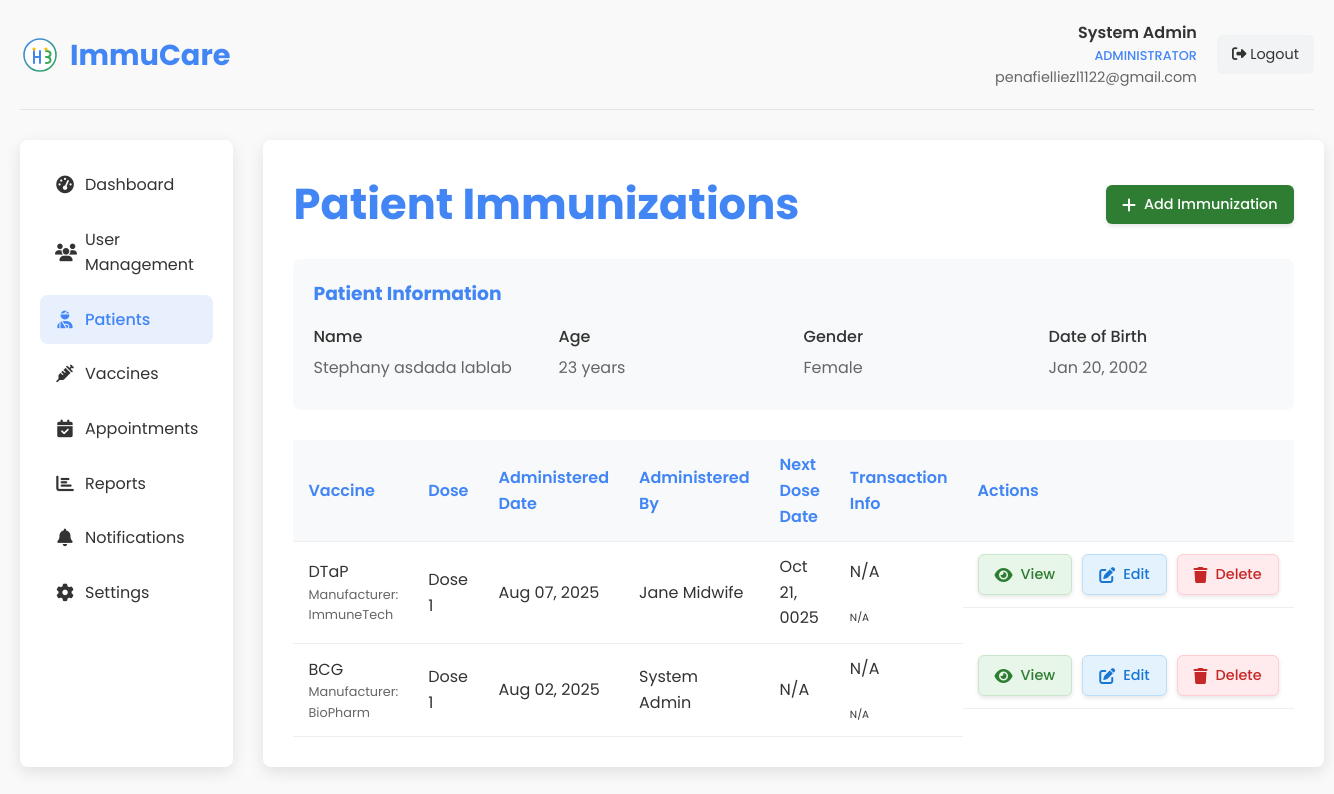
The app's page /admin_immunizations.php?patient_id=12 (signed in), older data.
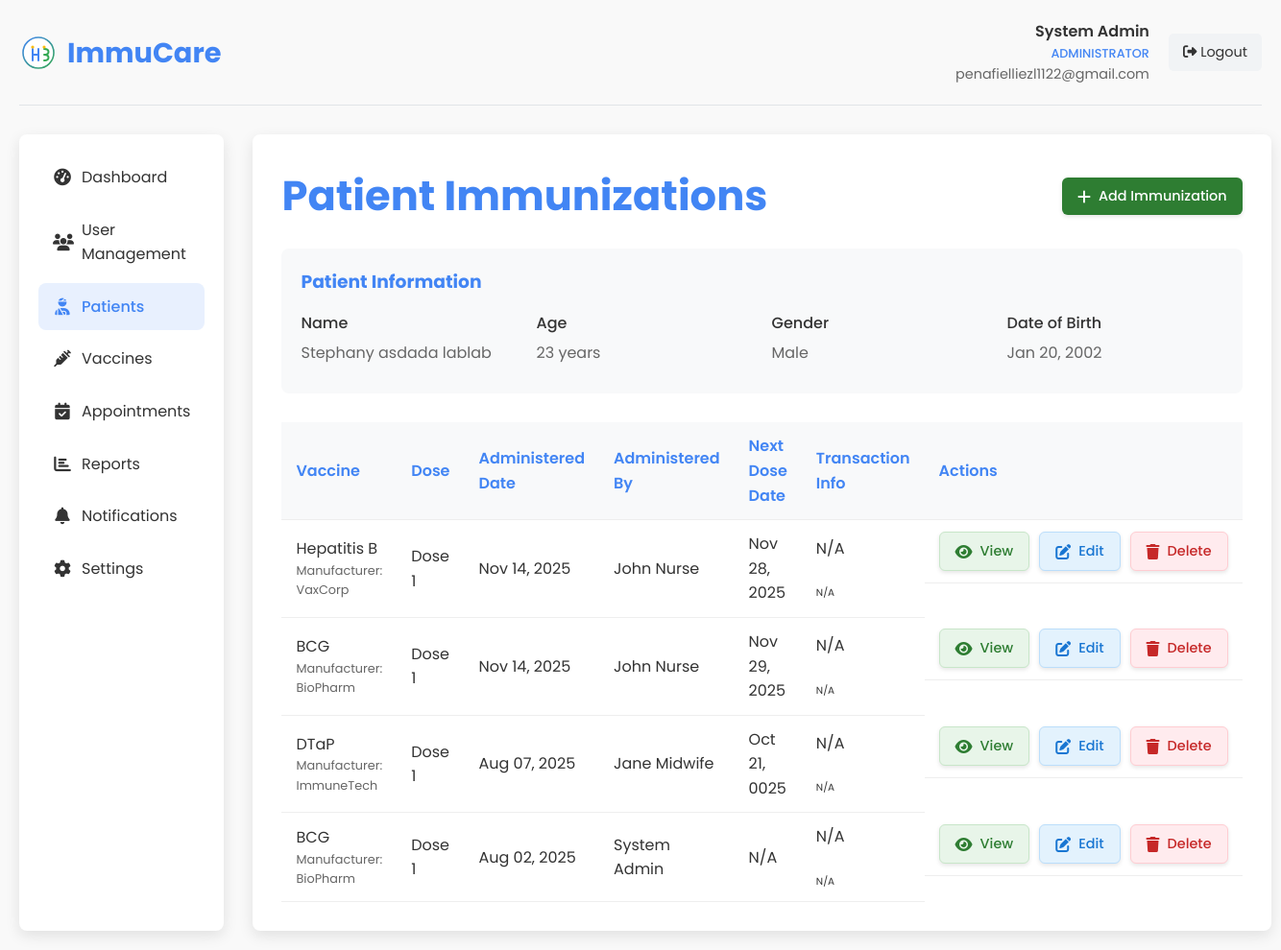
The same page, newer data.
### tables this page shows
CREATE TABLE `patients` (
  `id` int(11) NOT NULL,
  `user_id` int(11) DEFAULT NULL,
  `first_name` varchar(50) NOT NULL,
  `middle_name` varchar(50) DEFAULT NULL,
  `last_name` varchar(50) NOT NULL,
  `date_of_birth` date NOT NULL,
  `gender` enum('male','female','other') NOT NULL,
  `blood_type` varchar(10) DEFAULT NULL COMMENT 'Patient blood type (A+, A-, B+, B-, AB+, AB-, O+, O-)',
  `purok` text NOT NULL,
  `city` varchar(100) NOT NULL,
  `province` varchar(100) NOT NULL,
  `postal_code` varchar(20) DEFAULT NULL,
  `phone_number` varchar(20) DEFAULT NULL,
  `email` varchar(255) DEFAULT NULL,
  `medical_history` text DEFAULT NULL,
  `allergies` text DEFAULT NULL,
  `diagnosis` text DEFAULT NULL COMMENT 'Patient diagnosis information',
  `created_at` datetime NOT NULL,
  `updated_at` timestamp NOT NULL DEFAULT current_timestamp() ON UPDATE current_timestamp()
);

CREATE TABLE `immunizations` (
  `id` int(11) NOT NULL,
  `patient_id` int(11) NOT NULL,
  `vaccine_id` int(11) NOT NULL,
  `administered_by` int(11) NOT NULL,
  `dose_number` int(11) DEFAULT 1,
  `batch_number` varchar(50) DEFAULT NULL,
  `expiration_date` date DEFAULT NULL,
  `administered_date` datetime NOT NULL,
  `next_dose_date` date DEFAULT NULL,
  `location` varchar(100) DEFAULT NULL,
  `diagnosis` text DEFAULT NULL,
  `transaction_id` varchar(100) DEFAULT NULL,
  `transaction_number` varchar(50) DEFAULT NULL,
  `created_at` datetime NOT NULL,
  `updated_at` timestamp NOT NULL DEFAULT current_timestamp() ON UPDATE current_timestamp()
);

CREATE TABLE `vaccines` (
  `id` int(11) NOT NULL,
  `name` varchar(100) NOT NULL,
  `manufacturer` varchar(100) DEFAULT NULL,
  `description` text DEFAULT NULL,
  `recommended_age` varchar(100) DEFAULT NULL,
  `doses_required` int(11) DEFAULT 1,
  `days_between_doses` int(11) DEFAULT NULL,
  `is_active` tinyint(1) DEFAULT 1,
  `created_at` datetime NOT NULL,
  `updated_at` timestamp NOT NULL DEFAULT current_timestamp() ON UPDATE current_timestamp()
);

CREATE TABLE `users` (
  `id` int(11) NOT NULL,
  `role_id` int(11) NOT NULL DEFAULT 4,
  `user_type` enum('admin','midwife','nurse','patient') NOT NULL DEFAULT 'patient',
  `name` varchar(100) NOT NULL,
  `email` varchar(100) NOT NULL,
  `phone` varchar(20) NOT NULL,
  `password` varchar(255) NOT NULL,
  `otp` varchar(6) DEFAULT NULL,
  `otp_expiry` datetime DEFAULT NULL,
  `is_active` tinyint(1) DEFAULT 1,
  `last_login` datetime NOT NULL,
  `created_at` datetime NOT NULL,
  `updated_at` timestamp NOT NULL DEFAULT current_timestamp() ON UPDATE current_timestamp()
);

### transaction_helper.php (called while the page is built, shortened)
<?php
class TransactionHelper {
    public static function formatTransactionId($transaction_id) {
        if (empty($transaction_id)) {
            return 'N/A';
        }
        return $transaction_id;
    }
    public static function formatTransactionNumber($transaction_number) {
        if (empty($transaction_number)) {
            return 'N/A';
        }
        return $transaction_number;
    }
}
?>

### admin_immunizations.php (the view, shortened to what this page needs)
<?php
require_once 'transaction_helper.php';
$admin_name = $_SESSION['user_name'];
$admin_email = $_SESSION['user_email'];
$conn = new mysqli(DB_HOST, DB_USER, DB_PASS, DB_NAME);
$patient_id = isset($_GET['patient_id']) ? intval($_GET['patient_id']) : 0;
$patient = null;
if ($patient_id > 0) {
    $stmt = $conn->prepare("SELECT p.*, CONCAT(p.first_name, ' ', p.middle_name, ' ', p.last_name) as full_name,
                           TIMESTAMPDIFF(YEAR, p.date_of_birth, CURDATE()) as age
                           FROM patients p WHERE p.id = ?");
    $stmt->bind_param("i", $patient_id);
    $stmt->execute();
    $result = $stmt->get_result();
    if ($result->num_rows > 0) {
        $patient = $result->fetch_assoc();
    } else {
        header('Location: admin_patients.php');
        exit;
    }
}
$immunizations_query = "SELECT i.*, v.name as vaccine_name, v.manufacturer,
                       u.name as administered_by_name,
                       i.transaction_id,
                       i.transaction_number
                       FROM immunizations i
                       JOIN vaccines v ON i.vaccine_id = v.id
                       JOIN users u ON i.administered_by = u.id
                       WHERE i.patient_id = ?
                       ORDER BY i.administered_date DESC";
$stmt = $conn->prepare($immunizations_query);
$stmt->bind_param("i", $patient_id);
$stmt->execute();
$immunizations_result = $stmt->get_result();
?>
<!DOCTYPE html>
<html lang="en">
<head>
    <link rel="stylesheet" href="styles.css">
    <link rel="stylesheet" href="https://cdnjs.cloudflare.com/ajax/libs/font-awesome/6.4.0/css/all.min.css">
</head>
<body>
    <div class="dashboard-container">
        <div class="dashboard-header">
            <div class="dashboard-logo">
                <img src="images/logo.svg" alt="ImmuCare Logo">
                <h1>ImmuCare</h1>
            </div>
            <div class="user-menu">
                <div class="user-info">
                    <div class="user-name"><?php echo htmlspecialchars($admin_name); ?></div>
                    <div class="user-role">Administrator</div>
                    <div class="user-email"><?php echo htmlspecialchars($admin_email); ?></div>
                </div>
                <a href="admin_dashboard.php?logout=1" class="logout-btn">
                    <i class="fas fa-sign-out-alt"></i> Logout
                </a>
            </div>
        </div>
        <div class="dashboard-content">
            <div class="sidebar">
                <ul class="sidebar-menu">
                    <li><a href="admin_dashboard.php"><i class="fas fa-tachometer-alt"></i> Dashboard</a></li>
                    <li><a href="admin_users.php"><i class="fas fa-users"></i> User Management</a></li>
                    <li><a href="admin_patients.php" class="active"><i class="fas fa-user-injured"></i> Patients</a></li>
                    <li><a href="admin_vaccines.php"><i class="fas fa-syringe"></i> Vaccines</a></li>
                    <li><a href="admin_appointments.php"><i class="fas fa-calendar-check"></i> Appointments</a></li>
                    <li><a href="admin_reports.php"><i class="fas fa-chart-bar"></i> Reports</a></li>
                    <li><a href="admin_notifications.php"><i class="fas fa-bell"></i> Notifications</a></li>
                    <li><a href="admin_settings.php"><i class="fas fa-cog"></i> Settings</a></li>
                </ul>
            </div>
            <div class="main-content">
                <div class="page-title">
                    <h2>Patient Immunizations</h2>
                    <?php if ($patient): ?>
                        <a href="?action=add&patient_id=<?php echo $patient_id; ?>" class="btn-add">
                            <i class="fas fa-plus"></i> Add Immunization
                        </a>
                    <?php endif; ?>
                </div>
                <?php if ($patient): ?>
                    <div class="patient-info">
                        <h3>Patient Information</h3>
                        <div class="patient-details">
                            <div class="patient-detail">
                                <div class="detail-label">Name</div>
                                <div class="detail-value"><?php echo htmlspecialchars($patient['full_name']); ?></div>
                            </div>
                            <div class="patient-detail">
                                <div class="detail-label">Age</div>
                                <div class="detail-value"><?php echo $patient['age']; ?> years</div>
                            </div>
                            <div class="patient-detail">
                                <div class="detail-label">Gender</div>
                                <div class="detail-value"><?php echo ucfirst($patient['gender']); ?></div>
                            </div>
                            <div class="patient-detail">
                                <div class="detail-label">Date of Birth</div>
                                <div class="detail-value"><?php echo date('M d, Y', strtotime($patient['date_of_birth'])); ?></div>
                            </div>
                        </div>
                    </div>
                    <div class="immunizations-list">
                        <table class="immunizations-table">
                            <thead>
                                <tr>
                                    <th>Vaccine</th>
                                    <th>Dose</th>
                                    <th>Administered Date</th>
                                    <th>Administered By</th>
                                    <th>Next Dose Date</th>
                                    <th>Transaction Info</th>
                                    <th>Actions</th>
                                </tr>
                            </thead>
                            <tbody>
                                <?php if ($immunizations_result->num_rows > 0): ?>
                                    <?php while ($immunization = $immunizations_result->fetch_assoc()): ?>
                                        <tr>
                                            <td>
                                                <?php echo htmlspecialchars($immunization['vaccine_name']); ?>
                                                <div style="font-size: 0.8rem; color: #666;">
                                                    Manufacturer: <?php echo htmlspecialchars($immunization['manufacturer']); ?>
                                                </div>
                                            </td>
                                            <td>Dose <?php echo $immunization['dose_number']; ?></td>
                                            <td><?php echo date('M d, Y', strtotime($immunization['administered_date'])); ?></td>
                                            <td><?php echo htmlspecialchars($immunization['administered_by_name']); ?></td>
                                            <td>
                                                <?php if ($immunization['next_dose_date']): ?>
                                                    <?php echo date('M d, Y', strtotime($immunization['next_dose_date'])); ?>
                                                <?php else: ?>
                                                    N/A
                                                <?php endif; ?>
                                            </td>
                                            <td class="transaction-info">
                                                <div class="small">
                                                    <div class="badge bg-primary mb-1"><?php echo TransactionHelper::formatTransactionNumber($immunization['transaction_number']); ?></div><br>
                                                    <div class="text-muted" style="font-size: 0.65rem;"><?php echo TransactionHelper::formatTransactionId($immunization['transaction_id']); ?></div>
                                                </div>
                                            </td>
                                            <td class="action-buttons">
                                                <a href="?action=view&id=<?php echo $immunization['id']; ?>&patient_id=<?php echo $patient_id; ?>" class="btn-view">
                                                    <i class="fas fa-eye"></i> View
                                                </a>
                                                <a href="?action=edit&id=<?php echo $immunization['id']; ?>&patient_id=<?php echo $patient_id; ?>" class="btn-edit">
                                                    <i class="fas fa-edit"></i> Edit
                                                </a>
                                                <a href="?action=delete&id=<?php echo $immunization['id']; ?>&patient_id=<?php echo $patient_id; ?>"
                                                   class="btn-delete"
                                                   onclick="return confirm('Are you sure you want to delete this immunization record?');">
                                                    <i class="fas fa-trash"></i> Delete
                                                </a>
                                            </td>
                                        </tr>
                                    <?php endwhile; ?>
                                <?php else: ?>
                                    <tr>
                                        <td colspan="6" style="text-align: center;">No immunization records found.</td>
                                    </tr>
                                <?php endif; ?>
                            </tbody>
                        </table>
                    </div>
                <?php else: ?>
                    <div class="alert alert-error">
                        Patient not found. Please select a valid patient.
                    </div>
                <?php endif; ?>
            </div>
        </div>
    </div>
</body>
</html>

### styles.css (style rules this page uses)
:root { --primary-color: #4285f4; --secondary-color: #34a853; --accent-color: #fbbc05; --text-color: #333; --light-text: #666; --bg-light: #f9f9f9; --bg-white: #ffffff; --shadow: 0 5px 15px rgba(0, 0, 0, 0.1); --border-radius: 8px; --transition: all 0.3s ease; }
* { margin: 0; padding: 0; box-sizing: border-box; }
html { scroll-behavior: smooth; }
body { font-family: 'Poppins', sans-serif; line-height: 1.6; color: var(--text-color); background-color: var(--bg-light); }
a { text-decoration: none; color: inherit; }
ul { list-style: none; }
img { max-width: 100%; height: auto; }

Row changes from the older to the newer data that the page shows:
changed patients: gender "Female" → "Male"
added immunizations: vaccine.name "Hepatitis B", vaccine.manufacturer "VaxCorp", dose_number "1", administered_date "Nov 14, 2025", administered_by.name "John Nurse", next_dose_date "Nov 28, 2025", transaction_number "N/A", transaction "N/A"
added immunizations: vaccine.name "BCG", vaccine.manufacturer "BioPharm", dose_number "1", administered_date "Nov 14, 2025", administered_by.name "John Nurse", next_dose_date "Nov 29, 2025", transaction_number "N/A", transaction "N/A"
